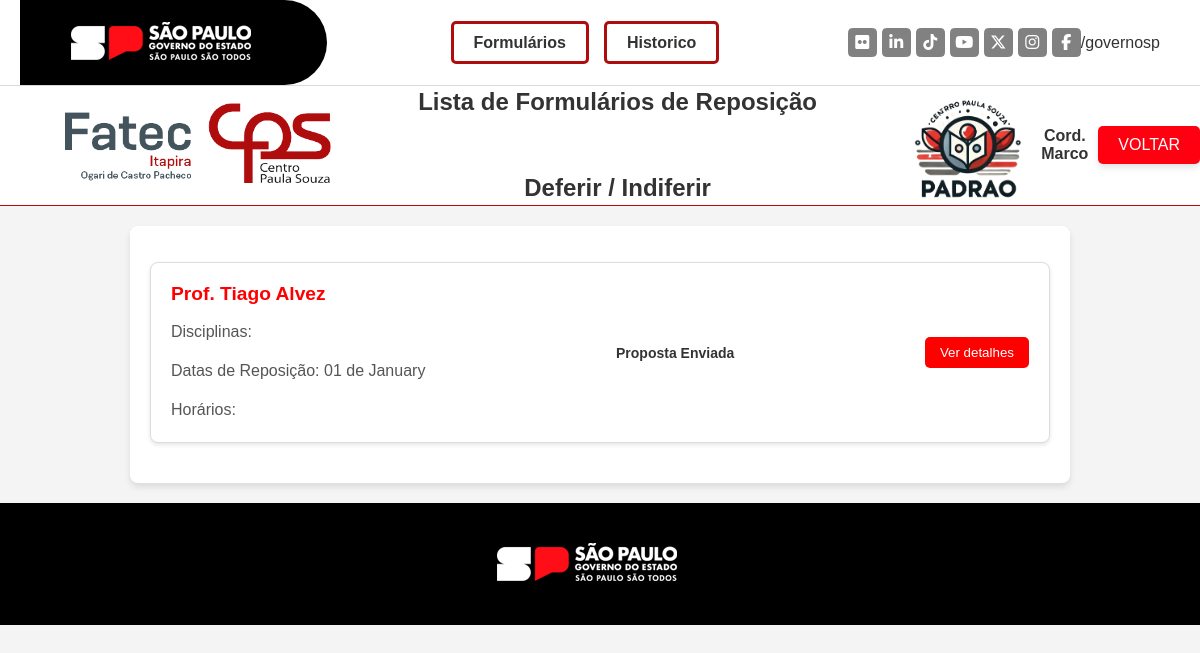
Screenshot of /piPADRAO/coordenador.php (signed in) with the database file from the repository.
### tables this page shows
CREATE TABLE `formulario_reposicao` (
  `idform_reposicao` int NOT NULL,
  `virtude` varchar(45) NOT NULL,
  `data_entrega` date NOT NULL,
  `pdf_form` varchar(255) DEFAULT NULL,
  `pdf_aulas` varchar(45) DEFAULT NULL,
  `situacao` varchar(20) NOT NULL,
  `motivo_indeferimento` varchar(100) DEFAULT NULL,
  `idfuncionario` int DEFAULT NULL,
  `idform_faltas` int DEFAULT NULL,
  `idform_falformulario_faltastas` int DEFAULT NULL
);

CREATE TABLE `funcionarios` (
  `idfuncionario` int NOT NULL,
  `nome` varchar(70) NOT NULL,
  `email` varchar(45) NOT NULL,
  `matricula` varchar(45) NOT NULL,
  `funcao` varchar(45) NOT NULL,
  `regime_juridico` varchar(45) DEFAULT NULL,
  `senha` varchar(255) NOT NULL
);

### piPADRAO/coordenador.php (the view, shortened to what this page needs)
<?php
include 'conexao.php';
try {
  $stmtFormularios = $conn->prepare("
        SELECT
            fr.idform_reposicao,
            fr.data_entrega,
            fr.situacao,
            fr.motivo_indeferimento,
            func.nome AS nome_professor,
            GROUP_CONCAT(DISTINCT ar.nome_disciplina ORDER BY ar.nome_disciplina SEPARATOR ', ') AS disciplinas,
            GROUP_CONCAT(DISTINCT ar.data_reposicao ORDER BY ar.data_reposicao SEPARATOR ', ') AS datas_reposicao,
            GROUP_CONCAT(DISTINCT CONCAT(ar.horarioinicio, ' às ', ar.horariofim) ORDER BY ar.horarioinicio SEPARATOR ', ') AS horarios_reposicao
        FROM formulario_reposicao fr
        JOIN funcionarios func ON fr.idfuncionario = func.idfuncionario
        LEFT JOIN aulas_reposicao ar ON fr.idform_reposicao = ar.idform_reposicao
        WHERE fr.situacao NOT IN ('deferido', 'indeferido')
         GROUP BY fr.idform_reposicao
    ");
  $stmtFormularios->execute();
  $formularios = $stmtFormularios->fetchAll(PDO::FETCH_ASSOC);
} catch (PDOException $e) {
  echo "Erro ao buscar dados: " . $e->getMessage();
}
function formatarData($data)
{
  return strftime('%d de %B', strtotime($data));
}
?>
<!DOCTYPE html>
<html lang="pt-BR">
<head>
  <link rel="stylesheet" href="./css/historico-coordenador.css">
</head>
<body>
  <div class="container-sc">
    <div class="first-column-sc">
      <a href="#">
        <img class="logo-ita" src="img/logo-fatec_itapira.png" alt="">
      </a>
      <a href="home_coordenador.php">
        <img class="logo-cps" src="img/logo-cps.png" alt="">
      </a>
    </div>
    <div class="second-column-sc">
      <h2 class="title"> Lista de Formulários de Reposição </h2><br>
      <h2 class="title"> Deferir / Indiferir </h2>
    </div>
    <div class="third-column-sc">
      <img class="logo-padrao" src="img/logo-padrao.png" alt="">
      <span class="bem-vindo-nome" style="margin: 0 10px; font-size: 16px; color: #333;">
        <p>Cord. <?php echo htmlspecialchars($_SESSION['nome']); ?></p>
      </span>
      <a class="btn-voltar" href="home_coordenador.php">
        <btn>VOLTAR</btn>
      </a>
    </div>
  </div>
  <div class="container">
    <ul class="teacher-list">
      <?php foreach ($formularios as $formulario): ?>
      <li class="teacher">
        <div class="teacher-info">
          <h2><?php echo htmlspecialchars("Prof. " . $formulario['nome_professor']); ?></h2>
          <p>Disciplinas: <?php echo htmlspecialchars($formulario['disciplinas']); ?></p>
          <p>Datas de Reposição: <?php echo htmlspecialchars(formatarData($formulario['datas_reposicao'])); ?></p>
          <p>Horários: <?php echo htmlspecialchars($formulario['horarios_reposicao']); ?></p>
        </div>
        <div class="status <?php echo strtolower(str_replace(' ', '-', $formulario['situacao'])); ?>">
          <?php echo htmlspecialchars($formulario['situacao']); ?>
        </div>
        <button class="details-btn" onclick="redirectToDetails('<?php echo $formulario['idform_reposicao']; ?>')">Ver
          detalhes</button>
      </li>
      <?php endforeach; ?>
    </ul>
  </div>
  <footer>
    <div class="containerf">
      <a href="#">
        <img src="img/logo-governo-do-estado-sp.png" alt="Logo Governo do Estado SP">
      </a>
    </div>
  </footer>
</body>
</html>

### piPADRAO/css/header.css (style rules this page uses)
header { display: flex; width: 100%; height: 85px; }
.containerh { display: flex; height: 100%; width: 100%; background-color: #fff; justify-content: space-between; align-items: center; border-bottom: 1px solid #dadada; padding: 0 20px; }
.first-columh { display: flex; align-items: center; justify-content: center; background-color: black; height: 100%; width: 307px; border-top-right-radius: 50px; border-bottom-right-radius: 50px; cursor: pointer; }
.social-media-sp { display: flex; align-items: center; margin-right: 20px; }
.list-social-media { display: flex; list-style-type: none; margin: 0; padding: 0; }
.link-social-media { margin-left: 5px; }
.item-social-media { border: 1px solid #818181; width: 27px; height: 27px; line-height: 27px; text-align: center; border-radius: 15%; color: #fff; background-color: #818181; transition: background-color 0.3s, color 0.3s; }
.container-sc { top: 0; display: flex; background-color: #fff; width: 100%; height: 120px; justify-content: space-between; align-items: center; border-bottom: 1px solid #AE0C0D; }
.first-column-sc { display: flex; align-items: center; justify-content: center; flex: 1; }
.logo-ita { height: 80px; margin-left: 65px; }
.logo-cps { height: 80px; margin-left: 15px; }
.second-column-sc { display: flex; flex: 2; flex-direction: column; justify-content: center; align-items: center; }
.title { font-family: "Montserrat", sans-serif; }
.third-column-sc { display: flex; align-items: center; justify-content: space-around; flex: 1; height: 100%; right: 0; }
.logo-padrao { height: 110px; }
.menu { display: flex; justify-content: center; align-items: center; gap: 20px; }
.menu-list { list-style: none; margin: 0; padding: 0; display: flex; justify-content: center; gap: 15px; }
.menu-link { text-decoration: none; color: #333; padding: 10px 20px; border-radius: 5px; transition: background-color 0.3s, color 0.3s; }
.menu-link { text-decoration: none; color: #333; padding: 10px 20px; border-radius: 5px; border: 2px solid transparent; font-weight: 600; transition: background-color 0.3s, color 0.3s, border-color 0.3s, transform 0.2s; }
.menu-link { border-color: #ddd; }
.menu-link { text-decoration: none; color: #333; padding: 10px 20px; border-radius: 5px; border: 3px solid #AE0C0D; font-weight: 600; transition: background-color 0.3s, color 0.3s, border-color 0.3s, transform 0.2s; }

### piPADRAO/css/historico-coordenador.css (style rules this page uses)
body { font-family: Arial, sans-serif; background-color: #f4f4f4; margin: 0; padding: 0; color: #333; }
.container { max-width: 900px; margin: 20px auto; padding: 20px; background-color: #fff; border-radius: 8px; box-shadow: 0 4px 6px rgba(0, 0, 0, 0.1); }
.teacher-list { list-style: none; padding: 0; }
.teacher { display: flex; justify-content: space-between; align-items: center; background-color: white; border: 1px solid #ddd; border-radius: 8px; margin-bottom: 20px; padding: 20px; box-shadow: 0 2px 4px rgba(0, 0, 0, 0.1); transition: transform 0.2s; height: auto; }
.teacher-info { display: flex; flex-direction: column; gap: 15px; max-width: 60%; }
.teacher-info h2 { margin: 0; color: #ff0000; font-size: 1.2rem; }
.teacher-info p { margin: 0; color: #555; line-height: 1.5; }
.status { font-size: 14px; font-weight: bold; padding: 5px 10px; border-radius: 3px; display: inline-block; }
.details-btn, .pdf-btn { padding: 8px 15px; border-radius: 5px; border: none; color: white; cursor: pointer; transition: background-color 0.3s; width: fit-content; }
.details-btn { background-color: #ff0000; }
.containerf { display: flex; align-items: center; justify-content: center; height: 122px; width: 100%; background-color: black; }
.containerf a img { max-height: 100px; }
.btn-voltar { display: inline-block; background-color: #ff0011; color: white; padding: 10px 20px; font-size: 16px; text-align: center; text-decoration: none; border-radius: 5px; border: none; box-shadow: 0 4px 6px rgba(0, 0, 0, 0.1); transition: background-color 0.3s, transform 0.2s; cursor: pointer; }
.bem-vindo-nome { margin: 0 10px; font-size: 16px; font-weight: bold; color: #333; text-transform: capitalize; font-family: Arial, sans-serif; display: inline-block; vertical-align: middle; text-align: center; }

### rows the page displays
formulario_reposicao: idfuncionario.nome "Prof. Tiago Alvez", datas_reposicao "01 de January", situacao "Proposta Enviada"

### other values shown
$_SESSION['nome'] "Marco"
